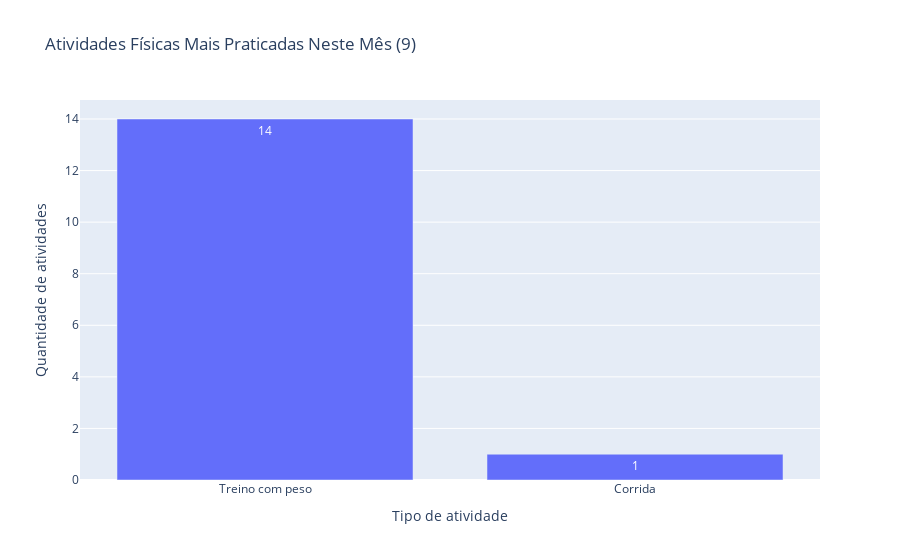

The notebook cell this image was saved under:
### Code cell
# Contagem de atividades por tipo de esporte
contagem_atividades = atividades_mes['sport_type'].value_counts().reset_index()
contagem_atividades.columns = ['Tipo de atividade', 'Quantidade de atividades']

# Gráfico de barras com a contagem de atividades por tipo de esporte
fig = px.bar(contagem_atividades, x='Tipo de atividade', y='Quantidade de atividades', title=f"Atividades Físicas Mais Praticadas Neste Mês ({mes})")

# Adicione rótulos de dados às barras
fig.update_traces(texttemplate='%{y}')

fig.show()

fig.write_image("../reports/img/esporte_mes.png")

### Figure 1 — Plotly figure (JSON) as saved in the notebook; plotly's stock layout.template omitted (floating-point values rounded to 4 significant figures)
{"data": [{"alignmentgroup": "True", "hovertemplate": "Tipo de atividade=%{x}<br>Quantidade de atividades=%{y}<extra></extra>", "legendgroup": "", "marker": {"color": "#636efa", "pattern": {"shape": ""}}, "name": "", "offsetgroup": "", "orientation": "v", "showlegend": false, "textposition": "auto", "texttemplate": "%{y}", "type": "bar", "x": ["Treino com peso", "Corrida"], "xaxis": "x", "y": [14, 1], "yaxis": "y"}], "layout": {"barmode": "relative", "legend": {"tracegroupgap": 0}, "title": {"text": "Atividades Físicas Mais Praticadas Neste Mês (9)"}, "xaxis": {"anchor": "y", "domain": [0, 1], "title": {"text": "Tipo de atividade"}}, "yaxis": {"anchor": "x", "domain": [0, 1], "title": {"text": "Quantidade de atividades"}}}}
